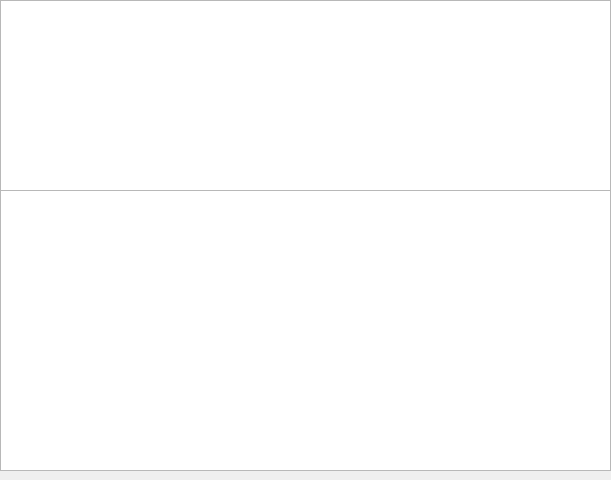
<?xml version="1.0" encoding="UTF-8"?>
<ui version="4.0">
 <class>CRelocationWidget</class>
 <widget class="QWidget" name="CRelocationWidget">
  <property name="geometry">
   <rect>
    <x>0</x>
    <y>0</y>
    <width>611</width>
    <height>480</height>
   </rect>
  </property>
  <property name="windowTitle">
   <string>Form</string>
  </property>
  <widget class="QTableWidget" name="tableWidget">
   <property name="geometry">
    <rect>
     <x>0</x>
     <y>0</y>
     <width>611</width>
     <height>192</height>
    </rect>
   </property>
  </widget>
  <widget class="QTableWidget" name="tableWidget_2">
   <property name="geometry">
    <rect>
     <x>0</x>
     <y>190</y>
     <width>611</width>
     <height>281</height>
    </rect>
   </property>
  </widget>
 </widget>
 <resources/>
 <connections/>
</ui>
